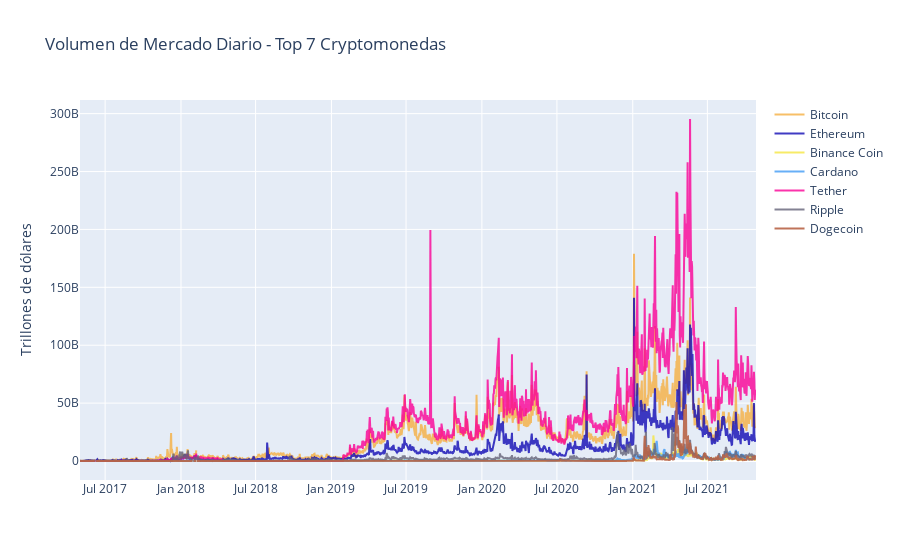

Source (notebook cell):
### Code cell
trace1 = go.Scatter(x = crypto2017_2021.index,y = crypto2017_2021["Bitcoin"]['Total_Volume'],name = 'Bitcoin',mode= 'lines',
                    marker = dict(color = 'rgba(245, 176, 66, 0.8)'))
                  
trace2 = go.Scatter(x = crypto2017_2021.index,y = crypto2017_2021["Ethereum"]['Total_Volume'],name = 'Ethereum',mode= 'lines',
                    marker = dict(color = 'rgba(17, 11, 181, 0.8)'))
                    
trace3 = go.Scatter(x = crypto2017_2021.index,y = crypto2017_2021["Binance_Coin"]['Total_Volume'],name = 'Binance Coin',mode= 'lines',
                    marker = dict(color = 'rgba(245, 230, 66, 0.8)'))

trace4 = go.Scatter(x = crypto2017_2021.index,y = crypto2017_2021["Cardano"]['Total_Volume'],name = 'Cardano',mode= 'lines',
                    marker = dict(color = 'rgba(66, 156, 245, 0.8)'))

trace5 = go.Scatter(x = crypto2017_2021.index,y = crypto2017_2021["Tether"]['Total_Volume'],name = 'Tether',mode= 'lines',
                    marker = dict(color = 'rgba(250, 0, 150, 0.8)'))

trace6 = go.Scatter(x = crypto2017_2021.index,y = crypto2017_2021["Ripple"]['Total_Volume'],name = 'Ripple',mode= 'lines',
                    marker = dict(color = 'rgba(100, 99, 120, 0.8)'))
                   
trace7 = go.Scatter(x = crypto2017_2021.index,y = crypto2017_2021["Dogecoin"]['Total_Volume'],name = 'Dogecoin',mode= 'lines',
                    marker = dict(color = 'rgba(184, 100, 72, 0.9)'))

trace8 = go.Scatter(x = crypto2017_2021.index,y = crypto2017_2021["Shiba_Inu"]['Total_Volume'],name = 'Shiba Inu',mode= 'lines',
                    marker = dict(color = 'rgba(194, 50, 50, 0.95)'))  
      
data = [trace1, trace2, trace3, trace4, trace5, trace6, trace7]

layout = dict(title = 'Volumen de Mercado Diario - Top 7 Cryptomonedas',yaxis= dict(title= 'Trillones de dólares',ticklen= 5))
           

grafico5 = go.Figure(data = data, layout=layout)


iplot(grafico5)
grafico5.write_html("Utils\Visualizations\Volumenmercadotop7.html")
#Guardamos el gráfico en una librería de Chart Studio, para poder usarlo en presentaciones.
#py.plot(grafico5, filename="volumenmercadotop7", auto_open=False)

### Figure 1 — Plotly figure (JSON) as saved in the notebook; plotly's stock layout.template omitted (floating-point values rounded to 4 significant figures; data arrays with more than 128 entries replaced by an {"elided": "..."} marker saying what was removed)
{"data": [{"marker": {"color": "rgba(245, 176, 66, 0.8)"}, "mode": "lines", "name": "Bitcoin", "type": "scatter", "x": {"elided": "1657 str values"}, "y": {"elided": "1657 float values"}}, {"marker": {"color": "rgba(17, 11, 181, 0.8)"}, "mode": "lines", "name": "Ethereum", "type": "scatter", "x": {"elided": "1657 str values"}, "y": {"elided": "1657 float values"}}, {"marker": {"color": "rgba(245, 230, 66, 0.8)"}, "mode": "lines", "name": "Binance Coin", "type": "scatter", "x": {"elided": "1657 str values"}, "y": {"elided": "1657 float values"}}, {"marker": {"color": "rgba(66, 156, 245, 0.8)"}, "mode": "lines", "name": "Cardano", "type": "scatter", "x": {"elided": "1657 str values"}, "y": {"elided": "1657 float values"}}, {"marker": {"color": "rgba(250, 0, 150, 0.8)"}, "mode": "lines", "name": "Tether", "type": "scatter", "x": {"elided": "1657 str values"}, "y": {"elided": "1657 float values"}}, {"marker": {"color": "rgba(100, 99, 120, 0.8)"}, "mode": "lines", "name": "Ripple", "type": "scatter", "x": {"elided": "1657 str values"}, "y": {"elided": "1657 float values"}}, {"marker": {"color": "rgba(184, 100, 72, 0.9)"}, "mode": "lines", "name": "Dogecoin", "type": "scatter", "x": {"elided": "1657 str values"}, "y": {"elided": "1657 float values"}}], "layout": {"title": {"text": "Volumen de Mercado Diario - Top 7 Cryptomonedas"}, "yaxis": {"ticklen": 5, "title": {"text": "Trillones de dólares"}}}}
